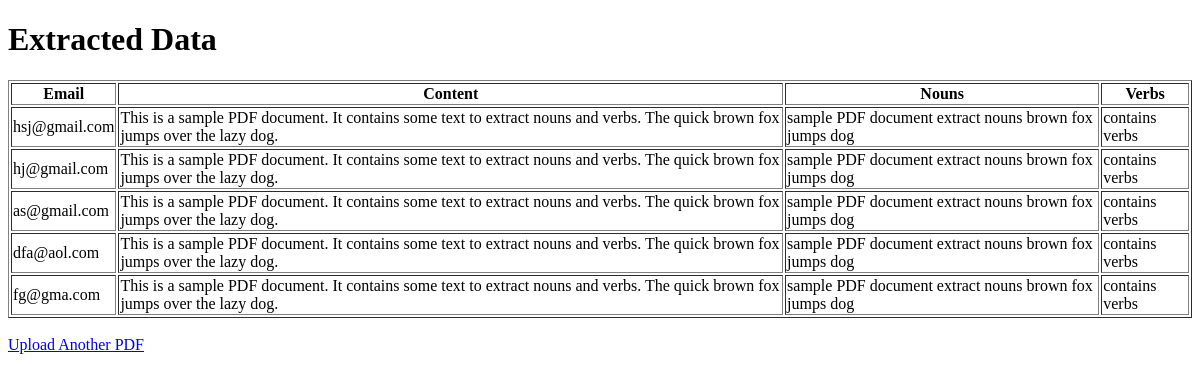
The app's page /extracted-data/, older data.
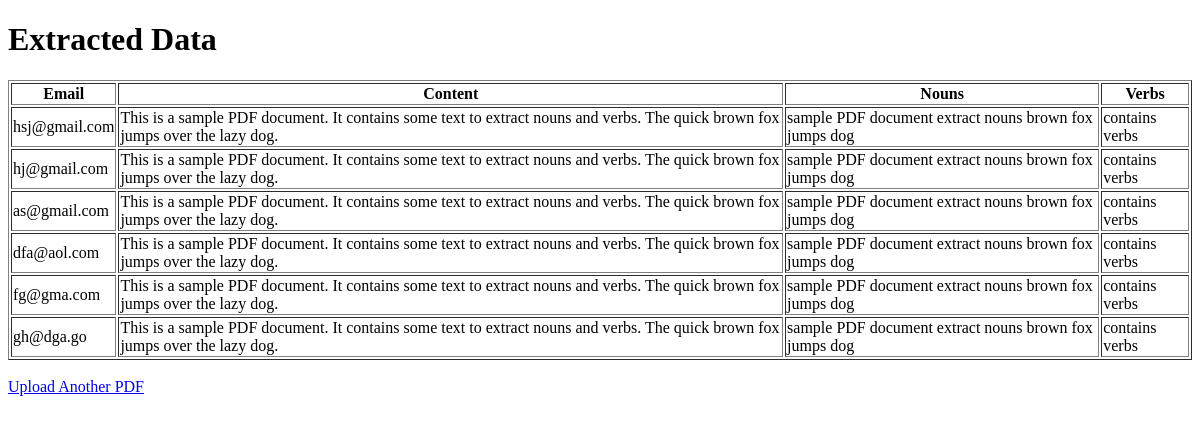
The same page, newer data.
### api/models.py (models this page shows)
class PdfData(models.Model):
    email = models.EmailField(unique=True)
    content = models.TextField()
    nouns = models.TextField()
    verbs = models.TextField()

### api/views.py (the view)
# urls.py: path('extracted-data/', extracted_data_view, name='extracted-data'),
def extracted_data_view(request):
    data = PdfData.objects.all()
    return render(request, 'extracted_data.html', {'data': data})

### api/templates/extracted_data.html (shortened to what this page needs)
<!DOCTYPE html>
<html>
  <head>
  </head>
  <body>
    <h1>Extracted Data</h1>
    <table border="1">
      <tr>
        <th>Email</th>
        <th>Content</th>
        <th>Nouns</th>
        <th>Verbs</th>
      </tr>
      {% for entry in data %}
      <tr>
        <td>{{ entry.email }}</td>
        <td>{{ entry.content }}</td>
        <td>{{ entry.nouns }}</td>
        <td>{{ entry.verbs }}</td>
      </tr>
      {% endfor %}
    </table>
    <br />
    <a href="{% url 'upload' %}">Upload Another PDF</a>
  </body>
</html>

Row changes from the older to the newer data that the page shows:
added PdfData: email "gh@dga.go", content "This is a sample PDF document. It contains some text to extract nouns and verbs. The quick brown fox jumps over the lazy dog.", nouns "sample PDF document extract nouns brown fox jumps dog", verbs "contains verbs"
